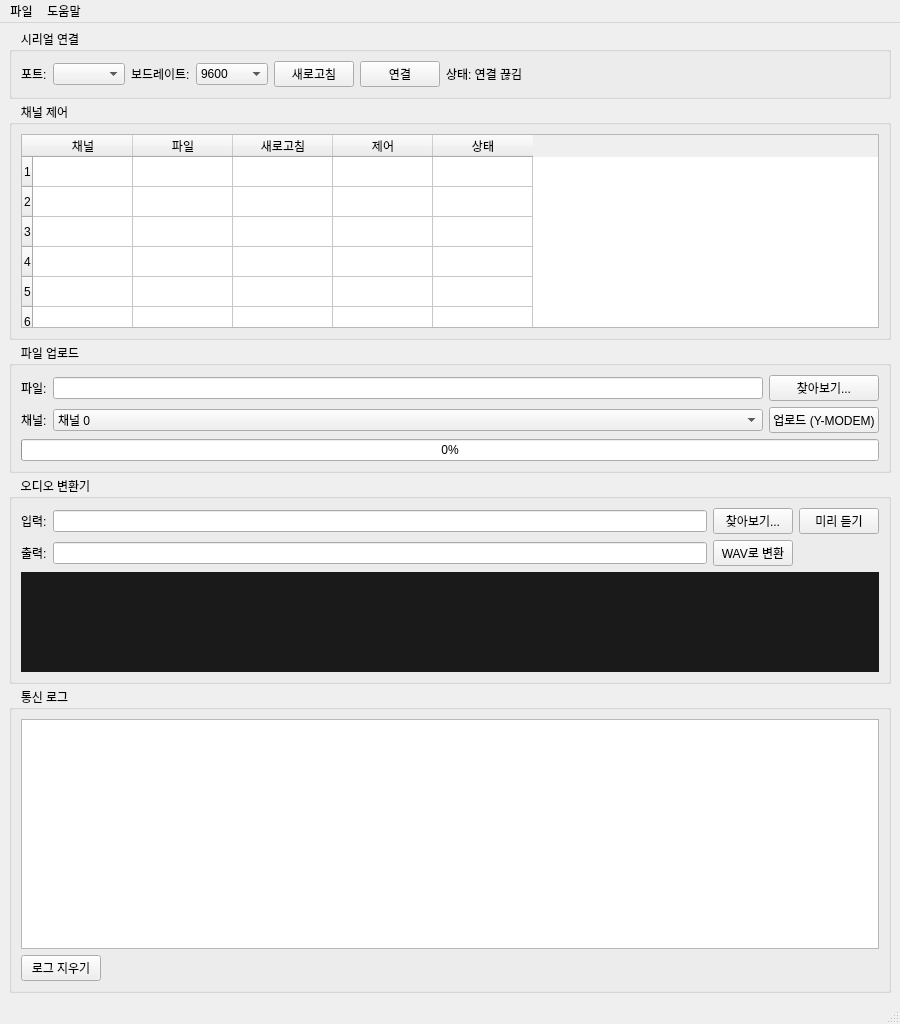
<?xml version="1.0" encoding="UTF-8"?>
<ui version="4.0">
 <class>MainWindow</class>
 <widget class="QMainWindow" name="MainWindow">
  <property name="geometry">
   <rect>
    <x>0</x>
    <y>0</y>
    <width>900</width>
    <height>1024</height>
   </rect>
  </property>
  <property name="windowTitle">
   <string>Audio Mux 제어판 v1.0</string>
  </property>
  <widget class="QWidget" name="centralwidget">
   <layout class="QVBoxLayout" name="verticalLayout">
    <item>
     <widget class="QGroupBox" name="groupBox_Connection">
      <property name="title">
       <string>시리얼 연결</string>
      </property>
      <property name="styleSheet">
       <string notr="true">QGroupBox::title { font-size: 11pt; font-weight: bold; margin-left: 10px; }</string>
      </property>
      <layout class="QHBoxLayout" name="horizontalLayout">
       <item>
        <widget class="QLabel" name="label_Port">
         <property name="text">
          <string>포트:</string>
         </property>
        </widget>
       </item>
       <item>
        <widget class="QComboBox" name="comboBox_Port">
         <property name="minimumWidth">
          <number>150</number>
         </property>
        </widget>
       </item>
       <item>
        <widget class="QLabel" name="label_Baudrate">
         <property name="text">
          <string>보드레이트:</string>
         </property>
        </widget>
       </item>
       <item>
        <widget class="QComboBox" name="comboBox_Baudrate">
         <property name="minimumWidth">
          <number>100</number>
         </property>
         <item>
          <property name="text">
           <string>9600</string>
          </property>
         </item>
         <item>
          <property name="text">
           <string>19200</string>
          </property>
         </item>
         <item>
          <property name="text">
           <string>38400</string>
          </property>
         </item>
         <item>
          <property name="text">
           <string>57600</string>
          </property>
         </item>
         <item>
          <property name="text">
           <string>115200</string>
          </property>
         </item>
         <item>
          <property name="text">
           <string>230400</string>
          </property>
         </item>
         <item>
          <property name="text">
           <string>460800</string>
          </property>
         </item>
         <item>
          <property name="text">
           <string>921600</string>
          </property>
         </item>
        </widget>
       </item>
       <item>
        <widget class="QPushButton" name="pushButton_Refresh">
         <property name="text">
          <string>새로고침</string>
         </property>
        </widget>
       </item>
       <item>
        <widget class="QPushButton" name="pushButton_Connect">
         <property name="text">
          <string>연결</string>
         </property>
        </widget>
       </item>
       <item>
        <widget class="QLabel" name="label_Status">
         <property name="text">
          <string>상태: 연결 끊김</string>
         </property>
        </widget>
       </item>
       <item>
        <spacer name="horizontalSpacer">
         <property name="orientation">
          <enum>Qt::Horizontal</enum>
         </property>
         <property name="sizeHint" stdset="0">
          <size>
           <width>40</width>
           <height>20</height>
          </size>
         </property>
        </spacer>
       </item>
      </layout>
     </widget>
    </item>
    <item>
     <widget class="QGroupBox" name="groupBox_ChannelControl">
      <property name="title">
       <string>채널 제어</string>
      </property>
      <property name="styleSheet">
       <string notr="true">QGroupBox::title { font-size: 11pt; font-weight: bold; margin-left: 10px; }</string>
      </property>
      <layout class="QVBoxLayout" name="verticalLayout_3">
       <item>
        <widget class="QTableWidget" name="tableWidget_Channels">
         <property name="minimumHeight">
          <number>220</number>
         </property>
         <property name="maximumHeight">
          <number>220</number>
         </property>
         <property name="verticalScrollBarPolicy">
          <enum>Qt::ScrollBarAlwaysOff</enum>
         </property>
         <property name="horizontalScrollBarPolicy">
          <enum>Qt::ScrollBarAlwaysOff</enum>
         </property>
         <property name="editTriggers">
          <set>QAbstractItemView::NoEditTriggers</set>
         </property>
         <property name="selectionMode">
          <enum>QAbstractItemView::SingleSelection</enum>
         </property>
         <property name="selectionBehavior">
          <enum>QAbstractItemView::SelectRows</enum>
         </property>
         <property name="rowCount">
          <number>6</number>
         </property>
         <property name="columnCount">
          <number>5</number>
         </property>
         <row/>
         <row/>
         <row/>
         <row/>
         <row/>
         <row/>
         <column>
          <property name="text">
           <string>채널</string>
          </property>
         </column>
         <column>
          <property name="text">
           <string>파일</string>
          </property>
         </column>
         <column>
          <property name="text">
           <string>새로고침</string>
          </property>
         </column>
         <column>
          <property name="text">
           <string>제어</string>
          </property>
         </column>
         <column>
          <property name="text">
           <string>상태</string>
          </property>
         </column>
        </widget>
       </item>
      </layout>
     </widget>
    </item>
    <item>
     <widget class="QGroupBox" name="groupBox_FileUpload">
      <property name="title">
       <string>파일 업로드</string>
      </property>
      <property name="styleSheet">
       <string notr="true">QGroupBox::title { font-size: 11pt; font-weight: bold; margin-left: 10px; }</string>
      </property>
      <layout class="QGridLayout" name="gridLayout">
       <item row="0" column="0">
        <widget class="QLabel" name="label_File">
         <property name="text">
          <string>파일:</string>
         </property>
        </widget>
       </item>
       <item row="0" column="1">
        <widget class="QLineEdit" name="lineEdit_FilePath">
         <property name="readOnly">
          <bool>true</bool>
         </property>
        </widget>
       </item>
       <item row="0" column="2">
        <widget class="QPushButton" name="pushButton_Browse">
         <property name="text">
          <string>찾아보기...</string>
         </property>
        </widget>
       </item>
       <item row="1" column="0">
        <widget class="QLabel" name="label_Channel">
         <property name="text">
          <string>채널:</string>
         </property>
        </widget>
       </item>
       <item row="1" column="1">
        <widget class="QComboBox" name="comboBox_Channel">
         <item>
          <property name="text">
           <string>채널 0</string>
          </property>
         </item>
         <item>
          <property name="text">
           <string>채널 1</string>
          </property>
         </item>
         <item>
          <property name="text">
           <string>채널 2</string>
          </property>
         </item>
         <item>
          <property name="text">
           <string>채널 3</string>
          </property>
         </item>
         <item>
          <property name="text">
           <string>채널 4</string>
          </property>
         </item>
         <item>
          <property name="text">
           <string>채널 5</string>
          </property>
         </item>
        </widget>
       </item>
       <item row="1" column="2">
        <widget class="QPushButton" name="pushButton_Upload">
         <property name="text">
          <string>업로드 (Y-MODEM)</string>
         </property>
        </widget>
       </item>
       <item row="2" column="0" colspan="3">
        <widget class="QProgressBar" name="progressBar_Upload">
         <property name="value">
          <number>0</number>
         </property>
        </widget>
       </item>
      </layout>
     </widget>
    </item>
    <item>
     <widget class="QGroupBox" name="groupBox_AudioConvert">
      <property name="title">
       <string>오디오 변환기</string>
      </property>
      <property name="styleSheet">
       <string notr="true">QGroupBox::title { font-size: 11pt; font-weight: bold; margin-left: 10px; }</string>
      </property>
      <layout class="QGridLayout" name="gridLayout_2">
       <item row="0" column="0">
        <widget class="QLabel" name="label_InputFile">
         <property name="text">
          <string>입력:</string>
         </property>
        </widget>
       </item>
       <item row="0" column="1">
        <widget class="QLineEdit" name="lineEdit_InputFile">
         <property name="readOnly">
          <bool>true</bool>
         </property>
        </widget>
       </item>
       <item row="0" column="2">
        <widget class="QPushButton" name="pushButton_BrowseInput">
         <property name="text">
          <string>찾아보기...</string>
         </property>
        </widget>
       </item>
       <item row="0" column="3">
        <widget class="QPushButton" name="pushButton_Preview">
         <property name="text">
          <string>미리 듣기</string>
         </property>
        </widget>
       </item>
       <item row="1" column="0">
        <widget class="QLabel" name="label_OutputFile">
         <property name="text">
          <string>출력:</string>
         </property>
        </widget>
       </item>
       <item row="1" column="1">
        <widget class="QLineEdit" name="lineEdit_OutputFile"/>
       </item>
       <item row="1" column="2">
        <widget class="QPushButton" name="pushButton_Convert">
         <property name="text">
          <string>WAV로 변환</string>
         </property>
        </widget>
       </item>
       <item row="2" column="0" colspan="4">
        <widget class="QWidget" name="widget_Equalizer" native="true">
         <property name="minimumSize">
          <size>
           <width>0</width>
           <height>100</height>
          </size>
         </property>
         <property name="maximumSize">
          <size>
           <width>16777215</width>
           <height>100</height>
          </size>
         </property>
         <property name="styleSheet">
          <string notr="true">background-color: #1a1a1a;</string>
         </property>
        </widget>
       </item>
      </layout>
     </widget>
    </item>
    <item>
     <widget class="QGroupBox" name="groupBox_Log">
      <property name="title">
       <string>통신 로그</string>
      </property>
      <property name="styleSheet">
       <string notr="true">QGroupBox::title { font-size: 11pt; font-weight: bold; margin-left: 10px; }</string>
      </property>
      <property name="minimumSize">
       <size>
        <width>0</width>
        <height>280</height>
       </size>
      </property>
      <layout class="QVBoxLayout" name="verticalLayout_2">
       <item>
        <widget class="QTextEdit" name="textEdit_Log">
         <property name="minimumSize">
          <size>
           <width>0</width>
           <height>230</height>
          </size>
         </property>
         <property name="readOnly">
          <bool>true</bool>
         </property>
         <property name="font">
          <font>
           <family>Consolas</family>
           <pointsize>9</pointsize>
          </font>
         </property>
        </widget>
       </item>
       <item>
        <layout class="QHBoxLayout" name="horizontalLayout_2">
         <item>
          <widget class="QPushButton" name="pushButton_ClearLog">
           <property name="text">
            <string>로그 지우기</string>
           </property>
          </widget>
         </item>
         <item>
          <spacer name="horizontalSpacer_2">
           <property name="orientation">
            <enum>Qt::Horizontal</enum>
           </property>
           <property name="sizeHint" stdset="0">
            <size>
             <width>40</width>
             <height>20</height>
            </size>
           </property>
          </spacer>
         </item>
        </layout>
       </item>
      </layout>
     </widget>
    </item>
   </layout>
  </widget>
  <widget class="QMenuBar" name="menubar">
   <property name="geometry">
    <rect>
     <x>0</x>
     <y>0</y>
     <width>900</width>
     <height>21</height>
    </rect>
   </property>
   <widget class="QMenu" name="menuFile">
    <property name="title">
     <string>파일</string>
    </property>
    <addaction name="actionExit"/>
   </widget>
   <widget class="QMenu" name="menuHelp">
    <property name="title">
     <string>도움말</string>
    </property>
    <addaction name="actionAbout"/>
   </widget>
   <addaction name="menuFile"/>
   <addaction name="menuHelp"/>
  </widget>
  <widget class="QStatusBar" name="statusbar"/>
  <action name="actionExit">
   <property name="text">
    <string>종료</string>
   </property>
  </action>
  <action name="actionAbout">
   <property name="text">
    <string>정보</string>
   </property>
  </action>
 </widget>
 <resources/>
 <connections/>
</ui>
